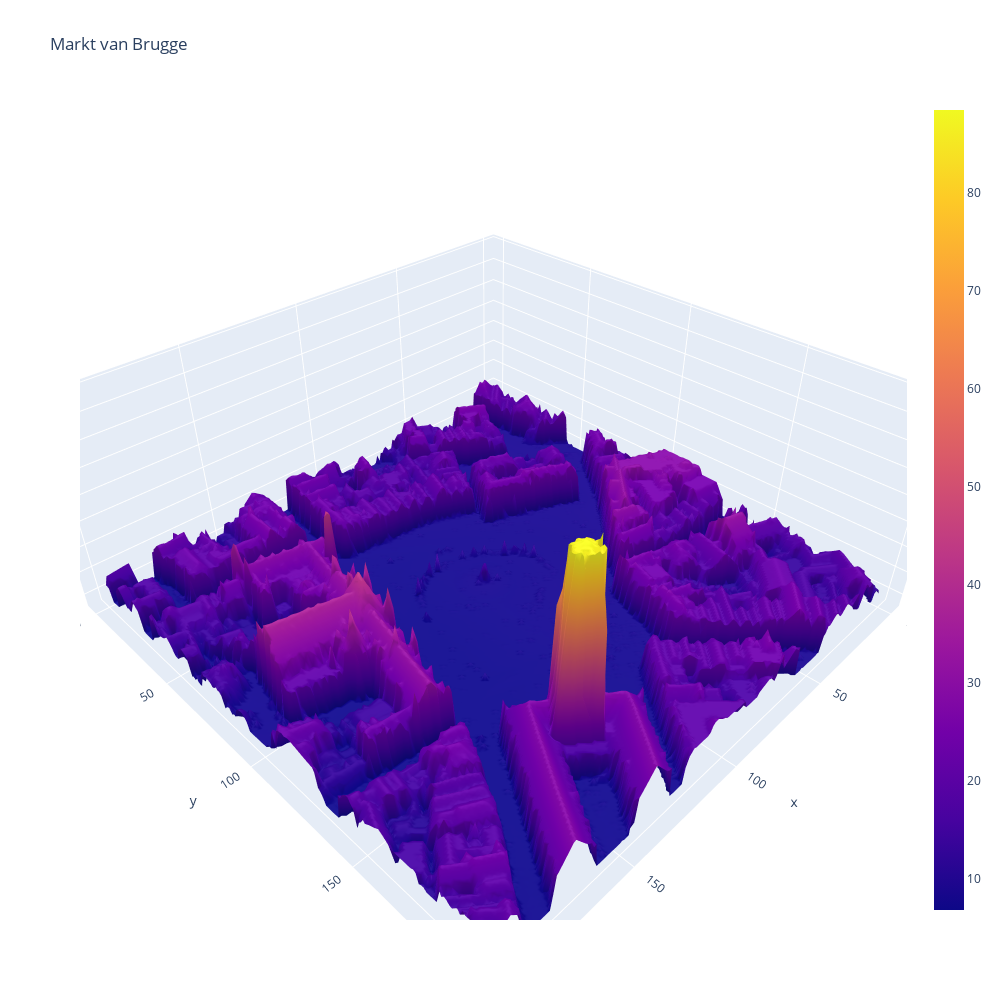

Notebook source saved alongside this figure:
### Markdown cell above
### 3D plot with Plotly

### Code cell
fig = go.Figure(data=[go.Surface(z=dataframe.values)])
fig.update_layout(title = 'Markt van Brugge', autosize = False, width = 1000, height = 1000)

fig.show()

### Figure 1 — Plotly figure (JSON) as saved in the notebook; plotly's stock layout.template omitted (floating-point values rounded to 4 significant figures; data arrays with more than 128 entries replaced by an {"elided": "..."} marker saying what was removed)
{"data": [{"type": "surface", "z": {"elided": "200x200 float values"}}], "layout": {"autosize": false, "height": 1000, "title": {"text": "Markt van Brugge"}, "width": 1000}}
